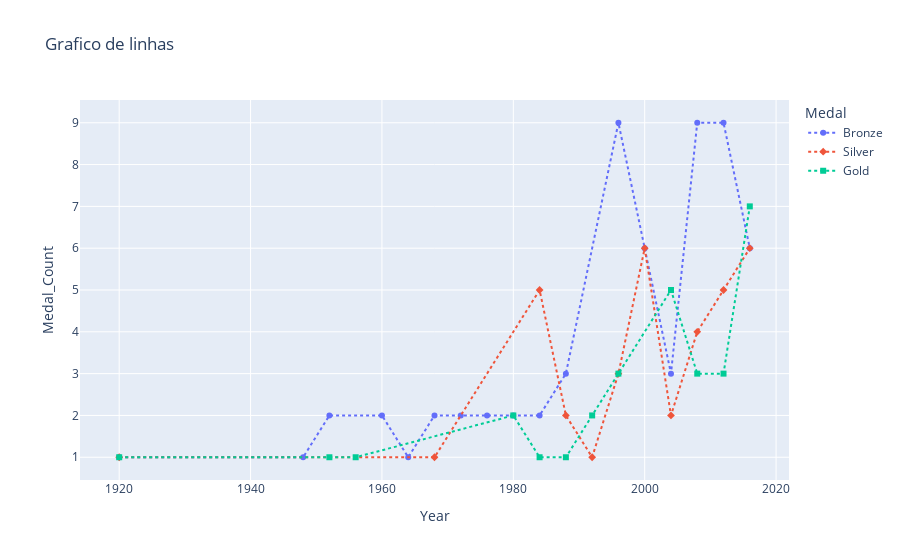

Write notebook code for a chart like this one.
### Markdown cell above
Para finalizar a história do Brasil, vamos ver a série temporal de medalhas brasileiras. Crie um gráfico de linhas contendo 3 linhas: ouro, prata e bronze. Coloque no eixo X a edição da olimpíada (em ordem cronológica) e no eixo Y o total de medalhas de cada tipo.

### Code cell
df_medalhas_ano = df_medalhas_esporte.copy().reset_index(drop=True)
df_medalhas_ano = pd.DataFrame(df_medalhas_ano.groupby(['Year', 'Medal']).sum()).reset_index()

fig = px.line(df_medalhas_ano,
              x='Year',
              y='Medal_Count',
              title='Grafico de linhas',
              color='Medal',
              symbol='Medal',
              category_orders={"Medal": ["Bronze", "Silver", "Gold"]})

fig.update_traces(line_dash='dot')
fig

### Figure 1 — Plotly figure (JSON) as saved in the notebook; plotly's stock layout.template omitted (floating-point values rounded to 4 significant figures)
{"data": [{"hovertemplate": "Medal=Bronze<br>Year=%{x}<br>Medal_Count=%{y}<extra></extra>", "legendgroup": "Bronze", "line": {"color": "#636efa", "dash": "dot"}, "marker": {"symbol": "circle"}, "mode": "markers+lines", "name": "Bronze", "orientation": "v", "showlegend": true, "type": "scatter", "x": [1920, 1948, 1952, 1960, 1964, 1968, 1972, 1976, 1980, 1984, 1988, 1996, 2000, 2004, 2008, 2012, 2016], "xaxis": "x", "y": [1, 1, 2, 2, 1, 2, 2, 2, 2, 2, 3, 9, 6, 3, 9, 9, 6], "yaxis": "y"}, {"hovertemplate": "Medal=Silver<br>Year=%{x}<br>Medal_Count=%{y}<extra></extra>", "legendgroup": "Silver", "line": {"color": "#EF553B", "dash": "dot"}, "marker": {"symbol": "diamond"}, "mode": "markers+lines", "name": "Silver", "orientation": "v", "showlegend": true, "type": "scatter", "x": [1920, 1968, 1984, 1988, 1992, 1996, 2000, 2004, 2008, 2012, 2016], "xaxis": "x", "y": [1, 1, 5, 2, 1, 3, 6, 2, 4, 5, 6], "yaxis": "y"}, {"hovertemplate": "Medal=Gold<br>Year=%{x}<br>Medal_Count=%{y}<extra></extra>", "legendgroup": "Gold", "line": {"color": "#00cc96", "dash": "dot"}, "marker": {"symbol": "square"}, "mode": "markers+lines", "name": "Gold", "orientation": "v", "showlegend": true, "type": "scatter", "x": [1920, 1952, 1956, 1980, 1984, 1988, 1992, 1996, 2004, 2008, 2012, 2016], "xaxis": "x", "y": [1, 1, 1, 2, 1, 1, 2, 3, 5, 3, 3, 7], "yaxis": "y"}], "layout": {"legend": {"title": {"text": "Medal"}, "tracegroupgap": 0}, "title": {"text": "Grafico de linhas"}, "xaxis": {"anchor": "y", "domain": [0, 1], "title": {"text": "Year"}}, "yaxis": {"anchor": "x", "domain": [0, 1], "title": {"text": "Medal_Count"}}}}
